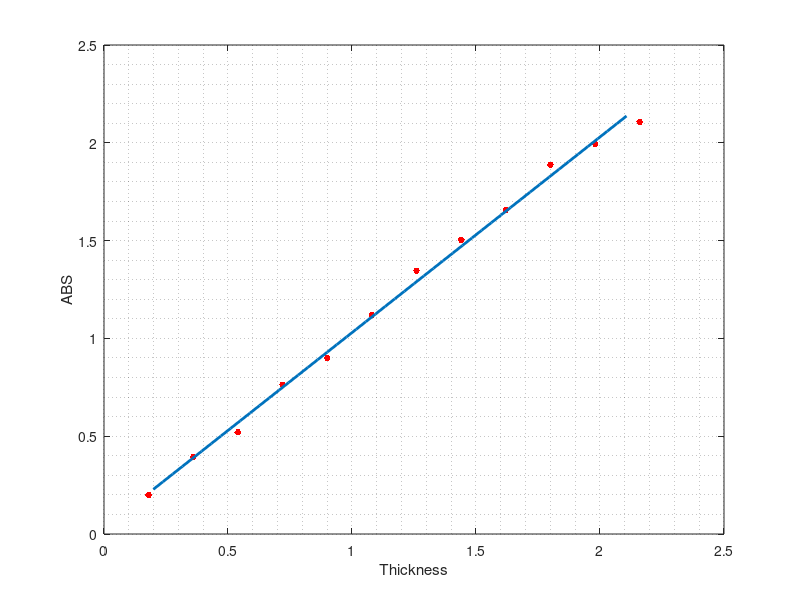

MATLAB code to generate this figure:
#clear("M1","M2","M3","M4","M5");
Mt = csvread("Data/transparent.csv");
#{
Mr = csvread("Data/red.csv");
Mg = csvread("Data/green.csv");
Mb = csvread("Data/blue.csv");
My = csvread("Data/yellow.csv");
#}


[pT,s] = polyfit(Mt(1:end,2),Mt(1:end,1), 1);
PolyT = polyval(pT, linspace(Mt(1,1), Mt(end,1), 50));
#{
[pT,s] = polyfit(Mr(1:end,2),Mr(1:end,1), 1);
PolyT = polyval(pT, linspace(Mr(1,1), Mr(end,1), 50));
[pT,s] = polyfit(Mg(1:end,2),Mg(1:end,1), 1);
PolyT = polyval(pT, linspace(Mg(1,1), Mg(end,1), 50));
[pT,s] = polyfit(Mb(1:end,2),Mb(1:end,1), 1);
PolyT = polyval(pT, linspace(Mb(1,1), Mb(end,1), 50));
[pT,s] = polyfit(My(1:end,2),My(1:end,1), 1);
PolyT = polyval(pT, linspace(My(1,1), My(end,1), 50));
#}

figure(1);
plot(Mt(1:end,2),Mt(1:end,1),".r","markersize",15,
    linspace(Mt(1,1),Mt(end,1),50),PolyT,"linewidth",2);
grid minor on
xlabel("Thickness");
ylabel("ABS");
print ("Plots/Transparent.pdf")
close()
#{
figure(1);
plot(a(1:end,2),a(1:end,1),".r","markersize",15,
    linspace(a(1,1),a(end,1),50),PolyT,"linewidth",2)
grid minor on
xlabel("Thickness");
ylabel("ABS");
print (strcat("Plots/", int2str(i),".pdf"))
close()

figure(1);
plot(a(1:end,2),a(1:end,1),".r","markersize",15,
    linspace(a(1,1),a(end,1),50),PolyT,"linewidth",2)
grid minor on
xlabel("Thickness");
ylabel("ABS");
print (strcat("Plots/", int2str(i),".pdf"))
close()

figure(1);
plot(a(1:end,2),a(1:end,1),".r","markersize",15,
    linspace(a(1,1),a(end,1),50),PolyT,"linewidth",2)
grid minor on
xlabel("Thickness");
ylabel("ABS");
print (strcat("Plots/", int2str(i),".pdf"))
close()

figure(1);
plot(a(1:end,2),a(1:end,1),".r","markersize",15,
    linspace(a(1,1),a(end,1),50),PolyT,"linewidth",2)
grid minor on
xlabel("Thickness");
ylabel("ABS");
print (strcat("Plots/", int2str(i),".pdf"))
close()
#}